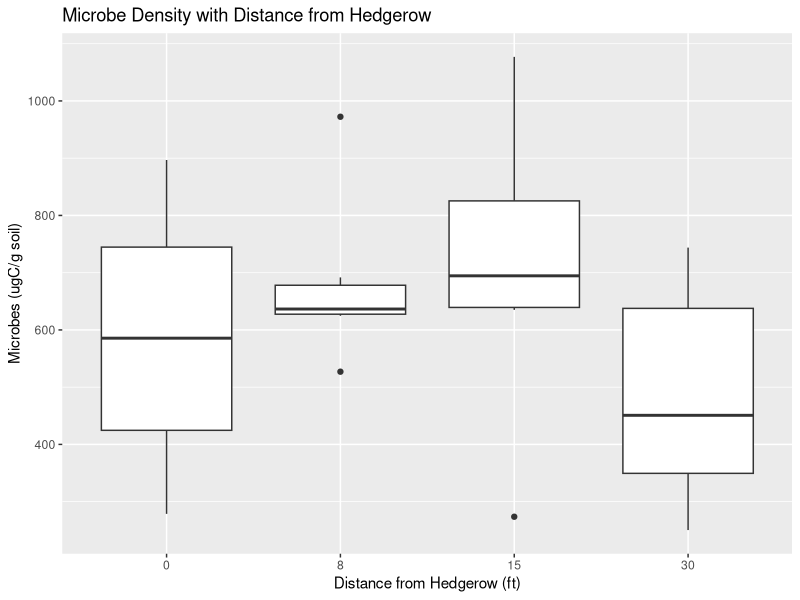
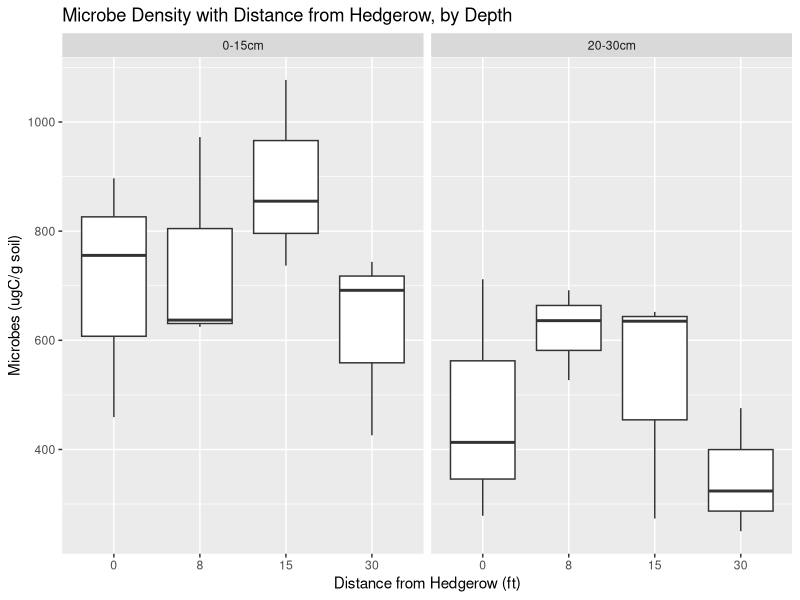
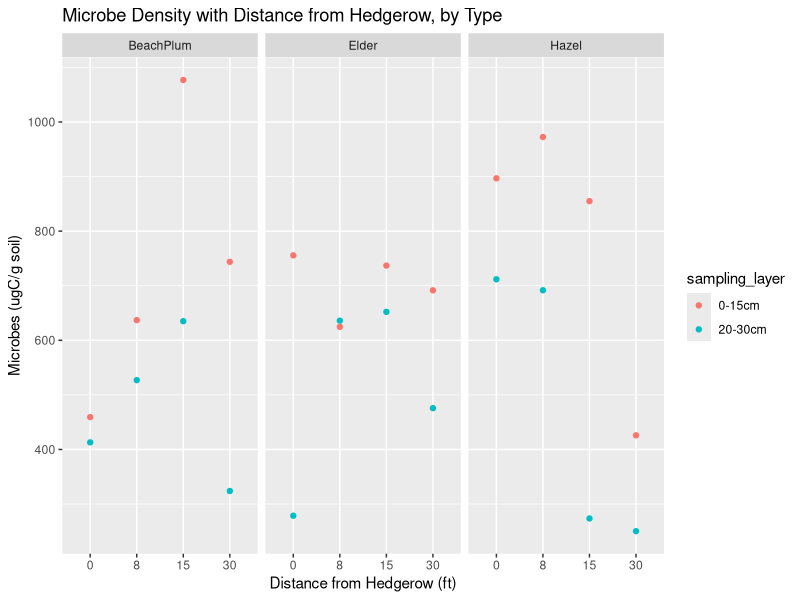
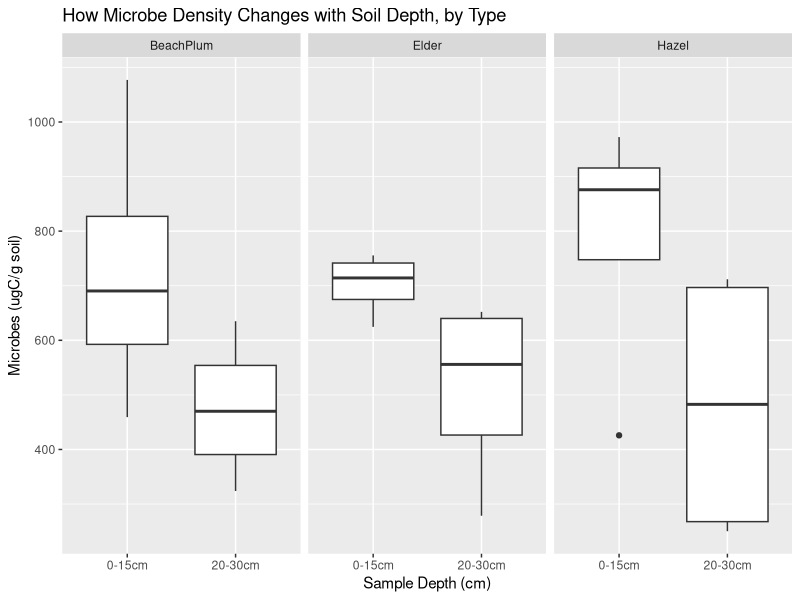
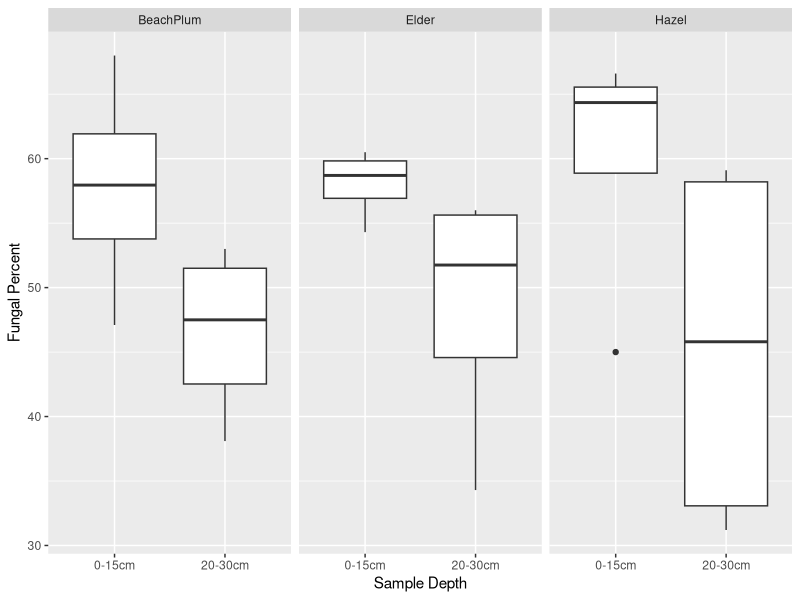
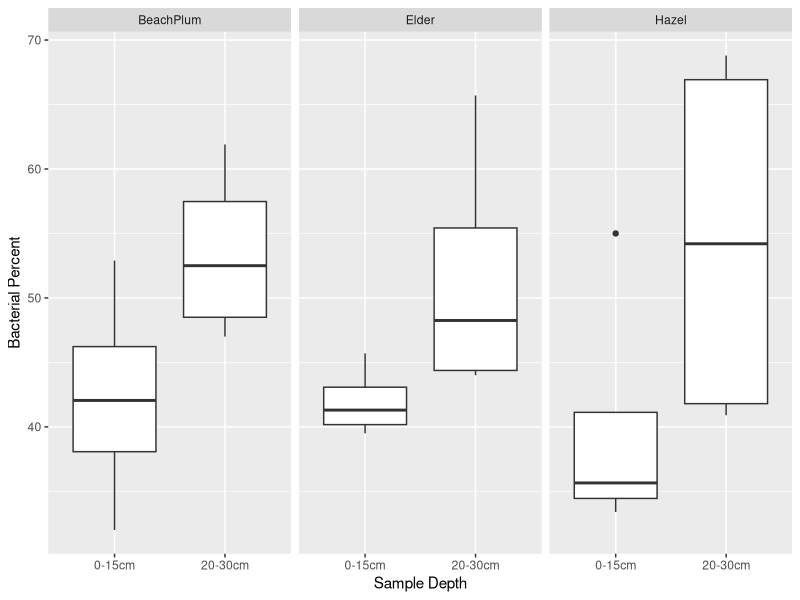

Generate these figures, in order, with R:
library(tidyverse)
library(readr)
setwd("C:/Users/ahouh/OneDrive/hedgerows")
powmicro <- read_csv("powisset_hedgerows_microbiometer.csv")
#####################################################################
#analyzing how microbial density changes with distance from hedgerow
ggplot(powmicro, aes(x = factor(Distance_from_hedgerow_feet), y = microbes_ugC_per_gsoil))+
  geom_boxplot() +
  labs(
    y = "Microbes (ugC/g soil)", x = "Distance from Hedgerow (ft)",
    title = "Microbe Density with Distance from Hedgerow"
  )
#vs
ggplot(powmicro, aes(x = factor(Distance_from_hedgerow_feet), y = microbes_ugC_per_gsoil))+
  geom_boxplot() +
  facet_wrap(~sampling_layer) +
  labs(
    y = "Microbes (ugC/g soil)", x = "Distance from Hedgerow (ft)",
    title = "Microbe Density with Distance from Hedgerow, by Depth"
  )
#vs
ggplot(powmicro, aes(x = factor(Distance_from_hedgerow_feet), y = microbes_ugC_per_gsoil))+
  geom_point(aes(color = sampling_layer)) +
  facet_wrap(~Hedgerow) +
  labs(
    y = "Microbes (ugC/g soil)", x = "Distance from Hedgerow (ft)",
    title = "Microbe Density with Distance from Hedgerow, by Type"
  )
####################################################################
#analyzing relationship between microbe density and sample depth
ggplot(powmicro, aes(x = factor(sampling_layer), y = microbes_ugC_per_gsoil)) +
  geom_boxplot() +
  labs(
    y = "Microbes (ugC/g soil)", x = "Sample Depth (cm)",
    title = "How Microbe Density Changes with Soil Depth, by Type"
  ) +
  facet_wrap(~Hedgerow)
####################################################################
#analyzing relationship between sample depth and fungal/bacterial %
ggplot(powmicro, aes(x = factor(sampling_layer), y = Fungal_percent)) +
  geom_boxplot()+
  facet_wrap(~Hedgerow)+
  labs(
    y = "Fungal Percent", x = "Sample Depth"
  )

ggplot(powmicro, aes(x = factor(sampling_layer), y = Bacterial_percent)) +
  geom_boxplot()+
  facet_wrap(~Hedgerow)+
  labs(
    y = "Bacterial Percent", x = "Sample Depth"
  )

  
